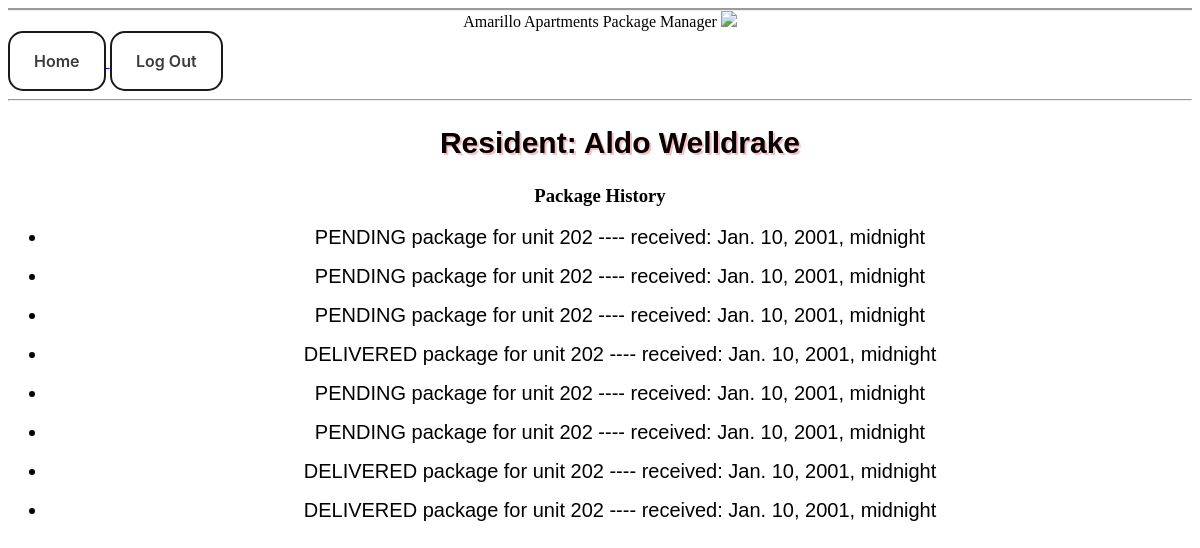
The page /mail/history/12 (signed in) on the database as committed earlier.
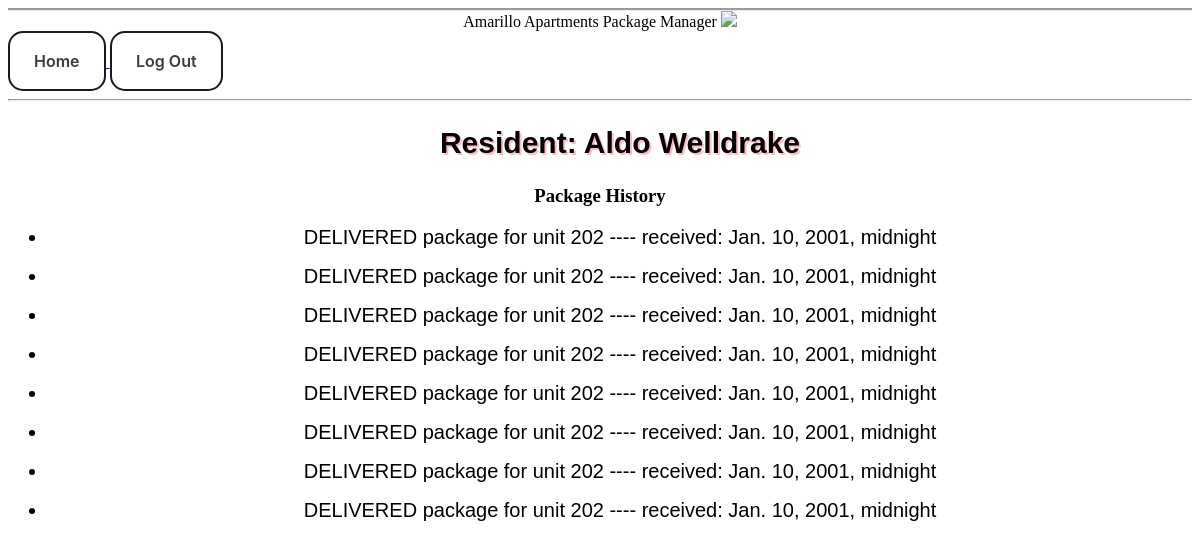
The same page on the database as committed later.
### mail/models.py (models this page shows)
class Package(models.Model):
    name = models.CharField(max_length=100)
    address = models.CharField(max_length=200)
    posting_service = models.CharField(max_length=50)
    received = models.DateTimeField('Date office received')
    status = models.CharField(max_length=50, choices=STATUS_CHOICES, null=True)
    owner = models.ForeignKey('Resident', models.SET_NULL, blank=True, null=True)
    def __str__(self):
        return self.status + ' package for unit ' + self.address

### mail/views.py (the view)
# urls.py: path('history/<int:resident_id>', views.history, name='history'),
@login_required(login_url='/accounts/login/')
def history(request, resident_id):
    person = Resident.objects.get(pk=resident_id)
    packages = Package.objects.filter(owner=person)
    template = loader.get_template('mail/history.html')
    context = {
        'resident': person,
        'packages': packages
    }
    return HttpResponse(template.render(context, request))

### mail/templates/mail/history.html (shortened to what this page needs)
<!DOCTYPE html>
<html lang="en-US">
  <head>
  </head>
  <body>
     <header>
      Amarillo Apartments Package Manager
      <img src="https://www.pixelproductionsinc.com/wp-content/uploads/2012/12/packaging-icon.png"/>
    </header>
    <a href="/mail/home">
      <button>Home</button>
    </a>
     <a href="{% url 'logout_view' %}">
         <button>Log Out</button>
     </a>
    <hr>
    <div>
        <ul>
          <h2 class="resident">Resident: {{ resident.name }}</h2>
        </ul>
        <h3>Package History</h3>
        {% for package in packages %}
            <ul>
                <li>{{ package }} ---- received: {{ package.received }}</li>
            </ul>
        {% endfor %}
    </div>
  </body>
</html>

Rows that differ between the two databases and show on the page:
changed Package (number 1 of 8 on the later page): status+address "PENDING package for unit 202" → "DELIVERED package for unit 202"
changed Package (number 2 of 8 on the later page): status+address "PENDING package for unit 202" → "DELIVERED package for unit 202"
changed Package (number 3 of 8 on the later page): status+address "PENDING package for unit 202" → "DELIVERED package for unit 202"
changed Package (number 5 of 8 on the later page): status+address "PENDING package for unit 202" → "DELIVERED package for unit 202"
changed Package (number 6 of 8 on the later page): status+address "PENDING package for unit 202" → "DELIVERED package for unit 202"
